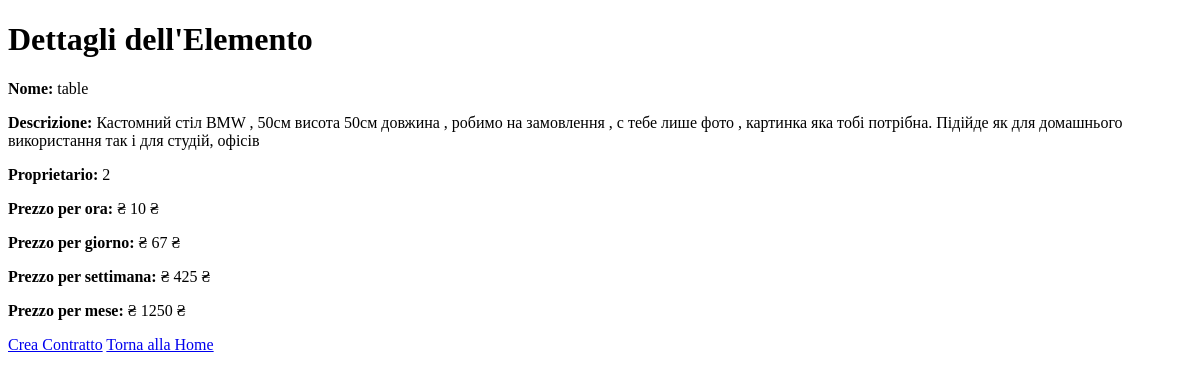
Before: /item/2 (signed in) with the older database file.
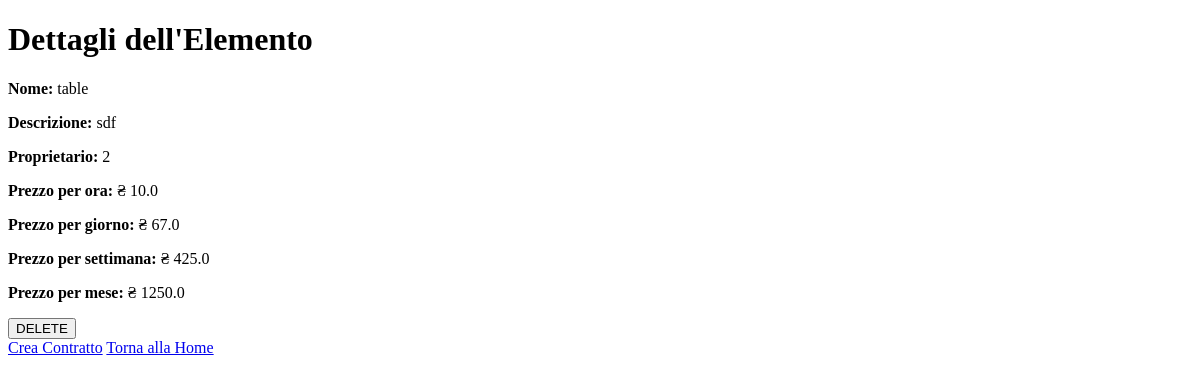
After: the same page with the newer database file.
### model.py (models this page shows, shortened)
class Item(Base):
    __tablename__ = 'item'
    id = Column(Integer, primary_key=True)
    name = Column(String(50))
    photo = Column(String(120))
    description = Column(String(200))
    price_hour = Column(REAL)
    price_day = Column(REAL)
    price_week = Column(REAL)
    price_month = Column(REAL)
    owner = mapped_column(ForeignKey('user.user_id'))

### mais.py (the view)
@ login_required
@ app.route('/item/<int:item_id>', methods=['GET', 'DELETE'])
def item(item_id):
    if request.method == 'GET':
        if session.get('user') is None:
            return redirect('/login')
        init_db()
        item = db_session.execute(select(Item).filter_by(id=item_id)).scalar()
        return render_template('item_det.html', item=item, user_id=session['user'])

### conectdb.py (called while the page is built)
def init_db():
    import model
    Base.metadata.create_all(bind=engine)

### templates/item_det.html (shortened to what this page needs)
<!DOCTYPE html>
<html lang="it">
<head>
</head>
<body>
    <h1>Dettagli dell'Elemento</h1>
    {% if item %}
        <p><strong>Nome:</strong> {{ item.name }}</p>
        <p><strong>Descrizione:</strong> {{ item.description }}</p>
        <p><strong>Proprietario:</strong> {{ item.owner }}</p>
        <p><strong>Prezzo per ora:</strong> ₴ {{ item.price_hour }}</p>
        <p><strong>Prezzo per giorno:</strong> ₴ {{ item.price_day }}</p>
        <p><strong>Prezzo per settimana:</strong> ₴ {{ item.price_week }}</p>
        <p><strong>Prezzo per mese:</strong> ₴ {{ item.price_month }}</p>
    {% else %}
        <p>Elemento non trovato.</p>
    {% endif %}
    {% if user_id == item.owner %}
    <form action="/item/{{ item.id }}/del" method="post">
        <input type="submit" value="DELETE">
    </form>
    {% endif %}
    <a href="/contract?item_id={{ item.id }}" class="btn btn-primary mt-4">Crea Contratto</a>
    <a href="/" class="btn btn-secondary mt-4">Torna alla Home</a>
</body>
</html>

Changed rows visible on the page:
changed Item "table": description "Кастомний стіл BMW , 50см висота 50см довжина , робимо на замовлення , с тебе лише фото , картинка яка тобі потрібна. Підійде як для домашнього використання так і для студій, офісів" → "sdf"; price_hour "10 ₴" → "10.0"; price_day "67 ₴" → "67.0"; price_week "425 ₴" → "425.0"; price_month "1250 ₴" → "1250.0"; owner "2" → 2 (drawn)
Other visible differences:
form field value: (not shown) → "DELETE"
